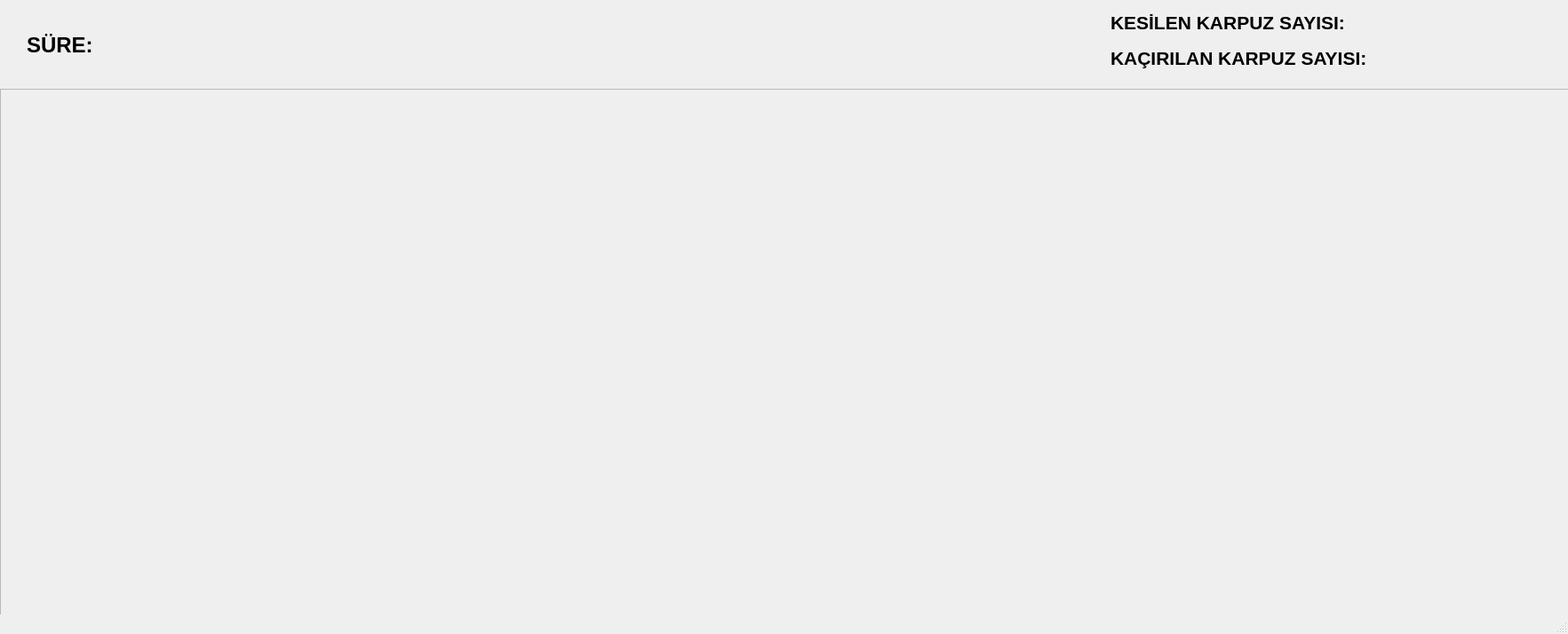
<?xml version="1.0" encoding="UTF-8"?>
<ui version="4.0">
 <class>MainWindow</class>
 <widget class="QMainWindow" name="MainWindow">
  <property name="geometry">
   <rect>
    <x>0</x>
    <y>0</y>
    <width>1765</width>
    <height>714</height>
   </rect>
  </property>
  <property name="windowTitle">
   <string>MainWindow</string>
  </property>
  <widget class="QWidget" name="centralwidget">
   <widget class="QScrollArea" name="scrollArea">
    <property name="geometry">
     <rect>
      <x>0</x>
      <y>100</y>
      <width>2000</width>
      <height>900</height>
     </rect>
    </property>
    <property name="styleSheet">
     <string notr="true">border-image: url(:/resimler/image/back.jpg);</string>
    </property>
    <property name="widgetResizable">
     <bool>true</bool>
    </property>
    <widget class="QWidget" name="scrollAreaWidgetContents">
     <property name="geometry">
      <rect>
       <x>0</x>
       <y>0</y>
       <width>2000</width>
       <height>900</height>
      </rect>
     </property>
    </widget>
   </widget>
   <widget class="QLabel" name="countdownLabel">
    <property name="geometry">
     <rect>
      <x>30</x>
      <y>10</y>
      <width>221</width>
      <height>81</height>
     </rect>
    </property>
    <property name="font">
     <font>
      <pointsize>18</pointsize>
      <bold>true</bold>
     </font>
    </property>
    <property name="text">
     <string>SÜRE:</string>
    </property>
   </widget>
   <widget class="QLabel" name="label_kacan">
    <property name="geometry">
     <rect>
      <x>1250</x>
      <y>40</y>
      <width>371</width>
      <height>51</height>
     </rect>
    </property>
    <property name="font">
     <font>
      <pointsize>16</pointsize>
      <bold>true</bold>
     </font>
    </property>
    <property name="text">
     <string>KAÇIRILAN KARPUZ SAYISI:</string>
    </property>
   </widget>
   <widget class="QLabel" name="label_kesilen">
    <property name="geometry">
     <rect>
      <x>1250</x>
      <y>10</y>
      <width>321</width>
      <height>31</height>
     </rect>
    </property>
    <property name="font">
     <font>
      <pointsize>16</pointsize>
      <bold>true</bold>
     </font>
    </property>
    <property name="text">
     <string>KESİLEN KARPUZ SAYISI:</string>
    </property>
   </widget>
  </widget>
  <widget class="QMenuBar" name="menubar">
   <property name="geometry">
    <rect>
     <x>0</x>
     <y>0</y>
     <width>1765</width>
     <height>25</height>
    </rect>
   </property>
  </widget>
  <widget class="QStatusBar" name="statusbar"/>
 </widget>
 <resources/>
 <connections/>
</ui>
